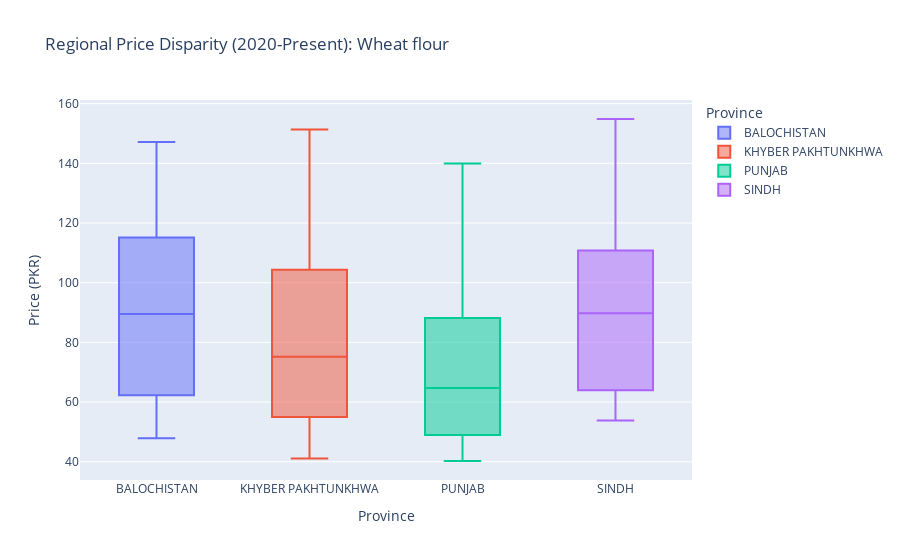

Notebook cell for this chart:
### Markdown cell above
### 3.2 Provincial Price Disparity
We analyze the price distribution across provinces for the post-2020 period to understand current regional inequality.

### Code cell
# Filter for recent data (2020 onwards) to make the comparison relevant
recent_df = comm_df[comm_df['date'] > '2020-01-01']

# Box Plot
fig = px.box(recent_df, x='admin1', y='price', color='admin1',
             title=f"Regional Price Disparity (2020-Present): {target_commodity}",
             labels={'admin1': 'Province', 'price': 'Price (PKR)'})

fig.show()

### Figure 1 — Plotly figure (JSON) as saved in the notebook; plotly's stock layout.template omitted (floating-point values rounded to 4 significant figures; data arrays with more than 128 entries replaced by an {"elided": "..."} marker saying what was removed)
{"data": [{"alignmentgroup": "True", "hovertemplate": "Province=%{x}<br>Price (PKR)=%{y}<extra></extra>", "legendgroup": "BALOCHISTAN", "marker": {"color": "#636efa"}, "name": "BALOCHISTAN", "notched": false, "offsetgroup": "BALOCHISTAN", "orientation": "v", "showlegend": true, "type": "box", "x": ["BALOCHISTAN", "BALOCHISTAN", "BALOCHISTAN", "BALOCHISTAN", "BALOCHISTAN", "BALOCHISTAN", "BALOCHISTAN", "BALOCHISTAN", "BALOCHISTAN", "BALOCHISTAN", "BALOCHISTAN", "BALOCHISTAN", "BALOCHISTAN", "BALOCHISTAN", "BALOCHISTAN", "BALOCHISTAN", "BALOCHISTAN", "BALOCHISTAN", "BALOCHISTAN", "BALOCHISTAN", "BALOCHISTAN", "BALOCHISTAN", "BALOCHISTAN", "BALOCHISTAN", "BALOCHISTAN", "BALOCHISTAN", "BALOCHISTAN", "BALOCHISTAN", "BALOCHISTAN", "BALOCHISTAN", "BALOCHISTAN", "BALOCHISTAN", "BALOCHISTAN", "BALOCHISTAN", "BALOCHISTAN", "BALOCHISTAN", "BALOCHISTAN", "BALOCHISTAN", "BALOCHISTAN", "BALOCHISTAN", "BALOCHISTAN", "BALOCHISTAN", "BALOCHISTAN", "BALOCHISTAN", "BALOCHISTAN", "BALOCHISTAN", "BALOCHISTAN", "BALOCHISTAN", "BALOCHISTAN", "BALOCHISTAN", "BALOCHISTAN", "BALOCHISTAN", "BALOCHISTAN", "BALOCHISTAN", "BALOCHISTAN", "BALOCHISTAN", "BALOCHISTAN", "BALOCHISTAN", "BALOCHISTAN", "BALOCHISTAN", "BALOCHISTAN", "BALOCHISTAN", "BALOCHISTAN", "BALOCHISTAN", "BALOCHISTAN", "BALOCHISTAN", "BALOCHISTAN", "BALOCHISTAN", "BALOCHISTAN", "BALOCHISTAN"], "x0": " ", "xaxis": "x", "y": [55.27, 52.35, 50.85, 50.56, 47.87, 53.61, 54.57, 59.24, 59.87, 61.34, 63.25, 62.75, 49.68, 48.0, 48.0, 53.39, 62.25, 62.25, 61.5, 61.56, 64.39, 69.0, 69.25, 70.0, 72.24, 73.0, 70.8, 69.75, 72.29, 82.93, 91.0, 89.62, 111.9, 105.5, 101.0, 111.2, 133.1, 132.1, 139.2, 141.8, 147.1, 133.6, 133.6, 143.9, 139.9, 135.1, 138.6, 142.6, 144.5, 143.0, 139.7, 130.0, 108.5, 103.2, 105.5, 101.6, 94.04, 95.46, 97.81, 97.84, 96.43, 94.0, 94.25, 89.37, 80.74, 79.5, 79.1, 82.86, 115.2, 116.4], "y0": " ", "yaxis": "y"}, {"alignmentgroup": "True", "hovertemplate": "Province=%{x}<br>Price (PKR)=%{y}<extra></extra>", "legendgroup": "KHYBER PAKHTUNKHWA", "marker": {"color": "#EF553B"}, "name": "KHYBER PAKHTUNKHWA", "notched": false, "offsetgroup": "KHYBER PAKHTUNKHWA", "orientation": "v", "showlegend": true, "type": "box", "x": ["KHYBER PAKHTUNKHWA", "KHYBER PAKHTUNKHWA", "KHYBER PAKHTUNKHWA", "KHYBER PAKHTUNKHWA", "KHYBER PAKHTUNKHWA", "KHYBER PAKHTUNKHWA", "KHYBER PAKHTUNKHWA", "KHYBER PAKHTUNKHWA", "KHYBER PAKHTUNKHWA", "KHYBER PAKHTUNKHWA", "KHYBER PAKHTUNKHWA", "KHYBER PAKHTUNKHWA", "KHYBER PAKHTUNKHWA", "KHYBER PAKHTUNKHWA", "KHYBER PAKHTUNKHWA", "KHYBER PAKHTUNKHWA", "KHYBER PAKHTUNKHWA", "KHYBER PAKHTUNKHWA", "KHYBER PAKHTUNKHWA", "KHYBER PAKHTUNKHWA", "KHYBER PAKHTUNKHWA", "KHYBER PAKHTUNKHWA", "KHYBER PAKHTUNKHWA", "KHYBER PAKHTUNKHWA", "KHYBER PAKHTUNKHWA", "KHYBER PAKHTUNKHWA", "KHYBER PAKHTUNKHWA", "KHYBER PAKHTUNKHWA", "KHYBER PAKHTUNKHWA", "KHYBER PAKHTUNKHWA", "KHYBER PAKHTUNKHWA", "KHYBER PAKHTUNKHWA", "KHYBER PAKHTUNKHWA", "KHYBER PAKHTUNKHWA", "KHYBER PAKHTUNKHWA", "KHYBER PAKHTUNKHWA", "KHYBER PAKHTUNKHWA", "KHYBER PAKHTUNKHWA", "KHYBER PAKHTUNKHWA", "KHYBER PAKHTUNKHWA", "KHYBER PAKHTUNKHWA", "KHYBER PAKHTUNKHWA", "KHYBER PAKHTUNKHWA", "KHYBER PAKHTUNKHWA", "KHYBER PAKHTUNKHWA", "KHYBER PAKHTUNKHWA", "KHYBER PAKHTUNKHWA", "KHYBER PAKHTUNKHWA", "KHYBER PAKHTUNKHWA", "KHYBER PAKHTUNKHWA", "KHYBER PAKHTUNKHWA", "KHYBER PAKHTUNKHWA", "KHYBER PAKHTUNKHWA", "KHYBER PAKHTUNKHWA", "KHYBER PAKHTUNKHWA", "KHYBER PAKHTUNKHWA", "KHYBER PAKHTUNKHWA", "KHYBER PAKHTUNKHWA", "KHYBER PAKHTUNKHWA", "KHYBER PAKHTUNKHWA", "KHYBER PAKHTUNKHWA", "KHYBER PAKHTUNKHWA", "KHYBER PAKHTUNKHWA", "KHYBER PAKHTUNKHWA", "KHYBER PAKHTUNKHWA", "KHYBER PAKHTUNKHWA", "KHYBER PAKHTUNKHWA", "KHYBER PAKHTUNKHWA", "KHYBER PAKHTUNKHWA", "KHYBER PAKHTUNKHWA"], "x0": " ", "xaxis": "x", "y": [51.25, 45.09, 45.6, 46.13, 45.16, 51.64, 56.22, 54.89, 55.54, 61.12, 57.44, 51.92, 51.03, 50.91, 48.87, 47.98, 51.59, 55.06, 55.67, 56.2, 60.78, 57.98, 55.42, 55.0, 55.0, 55.0, 55.0, 41.08, 61.34, 65.73, 57.09, 49.0, 62.35, 87.51, 86.84, 104.3, 131.4, 100.2, 113.0, 145.8, 151.3, 125.9, 125.9, 137.0, 138.3, 135.9, 140.0, 140.6, 141.5, 140.1, 137.5, 120.2, 90.86, 84.32, 97.46, 89.27, 82.73, 91.09, 93.44, 92.23, 88.61, 85.89, 87.1, 82.55, 75.33, 75.07, 73.7, 79.46, 114.4, 133.8], "y0": " ", "yaxis": "y"}, {"alignmentgroup": "True", "hovertemplate": "Province=%{x}<br>Price (PKR)=%{y}<extra></extra>", "legendgroup": "PUNJAB", "marker": {"color": "#00cc96"}, "name": "PUNJAB", "notched": false, "offsetgroup": "PUNJAB", "orientation": "v", "showlegend": true, "type": "box", "x": {"elided": "140 str values"}, "x0": " ", "xaxis": "x", "y": {"elided": "140 float values"}, "y0": " ", "yaxis": "y"}, {"alignmentgroup": "True", "hovertemplate": "Province=%{x}<br>Price (PKR)=%{y}<extra></extra>", "legendgroup": "SINDH", "marker": {"color": "#ab63fa"}, "name": "SINDH", "notched": false, "offsetgroup": "SINDH", "orientation": "v", "showlegend": true, "type": "box", "x": ["SINDH", "SINDH", "SINDH", "SINDH", "SINDH", "SINDH", "SINDH", "SINDH", "SINDH", "SINDH", "SINDH", "SINDH", "SINDH", "SINDH", "SINDH", "SINDH", "SINDH", "SINDH", "SINDH", "SINDH", "SINDH", "SINDH", "SINDH", "SINDH", "SINDH", "SINDH", "SINDH", "SINDH", "SINDH", "SINDH", "SINDH", "SINDH", "SINDH", "SINDH", "SINDH", "SINDH", "SINDH", "SINDH", "SINDH", "SINDH", "SINDH", "SINDH", "SINDH", "SINDH", "SINDH", "SINDH", "SINDH", "SINDH", "SINDH", "SINDH", "SINDH", "SINDH", "SINDH", "SINDH", "SINDH", "SINDH", "SINDH", "SINDH", "SINDH", "SINDH", "SINDH", "SINDH", "SINDH", "SINDH", "SINDH", "SINDH", "SINDH", "SINDH", "SINDH", "SINDH"], "x0": " ", "xaxis": "x", "y": [59.88, 55.76, 54.15, 53.83, 53.81, 55.88, 60.18, 67.64, 67.06, 70.1, 60.59, 60.49, 61.89, 63.99, 64.01, 61.01, 64.47, 62.39, 61.88, 62.77, 68.12, 73.41, 72.61, 66.6, 57.62, 55.58, 60.51, 71.72, 76.81, 86.22, 94.37, 95.31, 105.1, 95.16, 96.56, 102.3, 122.3, 112.6, 142.1, 138.0, 142.1, 138.7, 138.7, 154.8, 150.9, 144.7, 134.3, 136.6, 139.6, 135.1, 129.8, 119.4, 102.4, 97.16, 100.4, 99.74, 93.95, 98.72, 100.9, 98.37, 98.71, 95.27, 93.32, 82.65, 78.53, 79.22, 82.06, 84.47, 110.8, 118.1], "y0": " ", "yaxis": "y"}], "layout": {"boxmode": "overlay", "legend": {"title": {"text": "Province"}, "tracegroupgap": 0}, "title": {"text": "Regional Price Disparity (2020-Present): Wheat flour"}, "xaxis": {"anchor": "y", "categoryarray": ["BALOCHISTAN", "KHYBER PAKHTUNKHWA", "PUNJAB", "SINDH"], "categoryorder": "array", "domain": [0, 1], "title": {"text": "Province"}}, "yaxis": {"anchor": "x", "domain": [0, 1], "title": {"text": "Price (PKR)"}}}}
